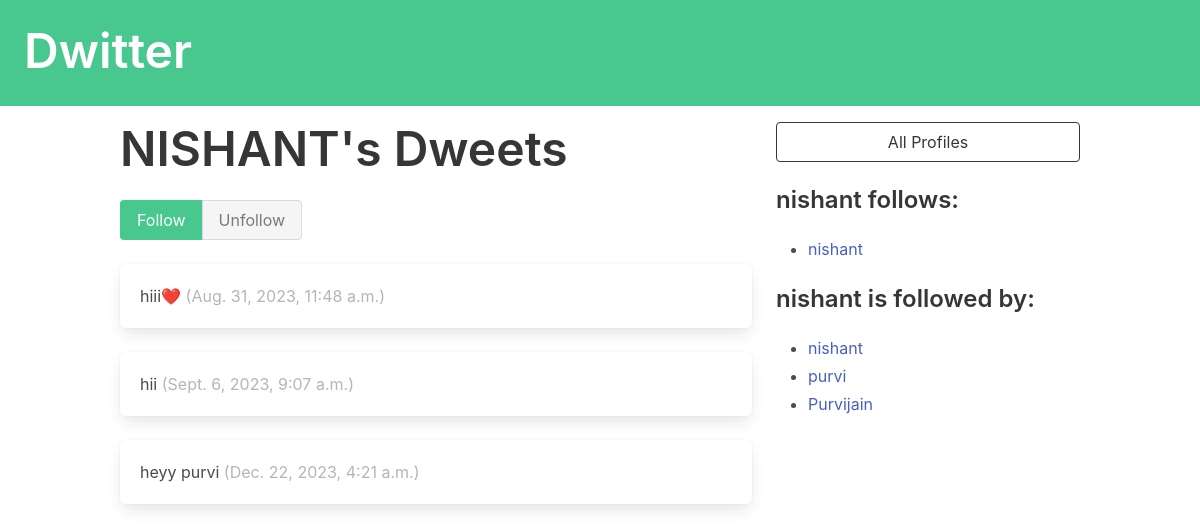
The page /profile/3 on the database its author committed.
### dwitter/models.py (models this page shows, shortened)
class Profile(models.Model):
    user = models.OneToOneField(User, on_delete=models.CASCADE)
    follows = models.ManyToManyField(
        "self", related_name="followed_by", symmetrical=False, blank=True
    )
    def __str__(self):
        return self.user.username

class Dweet(models.Model):
    user = models.ForeignKey(
        User, related_name="dweets", on_delete=models.DO_NOTHING
    )
    body = models.CharField(max_length=140)
    created_at = models.DateTimeField(auto_now_add=True)

### dwitter/views.py (the view, shortened to what this page needs)
# urls.py: path("profile/<int:pk>", profile, name="profile"),
def profile(request, pk):
    profile = Profile.objects.get(pk=pk)
    return render(request, "dwitter/profile.html", {"profile": profile})

### dwitter/templates/dwitter/profile.html (shortened to what this page needs)
{% extends 'base.html' %}
{% block content %}
<div class="column">
    <div class="block">
    <h1 class="title is-1">
        {{profile.user.username|upper}}'s Dweets
    </h1>
    <form method="post">
        <div class="buttons has-addons">
        {% if profile in user.profile.follows.all %}
            <button class="button is-success is-static">Follow</button>
            <button class="button is-danger" name="follow" value="unfollow">
                Unfollow
            </button>
        {% else %}
            <button class="button is-success" name="follow" value="follow">
                Follow
            </button>
            <button class="button is-danger is-static">Unfollow</button>
        {% endif %}
        </div>
    </form>
    </div>
    <div class="content">
        {% for dweet in profile.user.dweets.all %}
            <div class="box">
                {{ dweet.body }}
                <span class="is-small has-text-grey-light">
                    ({{ dweet.created_at }})
                </span>
            </div>
        {% endfor %}
    </div>
</div>
<div class="column is-one-third">
    <div class="block">
        <a href="{% url 'dwitter:profile_list' %}">
            <button class="button is-dark is-outlined is-fullwidth">
                All Profiles
            </button>
        </a>
    </div>
    <div class="block">
        <h3 class="title is-4">
            {{profile.user.username}} follows:
        </h3>
        <div class="content">
            <ul>
            {% for following in profile.follows.all %}
                <li>
                    <a href="{% url 'dwitter:profile' following.id %}">
                        {{ following }}
                    </a>
                </li>
            {% endfor %}
            </ul>
        </div>
    </div>
    <div class="block">
        <h3 class="title is-4">
            {{profile.user.username}} is followed by:
        </h3>
        <div class="content">
            <ul>
            {% for follower in profile.followed_by.all %}
                <li>
                    <a href="{% url 'dwitter:profile' follower.id %}">
                        {{ follower }}
                    </a>
                </li>
            {% endfor %}
            </ul>
        </div>
    </div>
</div>
{% endblock content %}

### rows shown on the page
Profile: user.username "NISHANT", user.username "nishant"
Dweet: body "hiii❤️", created_at "Aug. 31, 2023, 11:48 a.m."
Dweet: body "hii", created_at "Sept. 6, 2023, 9:07 a.m."
Dweet: body "heyy purvi", created_at "Dec. 22, 2023, 4:21 a.m."
Profile: user.username "purvi"
Profile: user.username "Purvijain"
